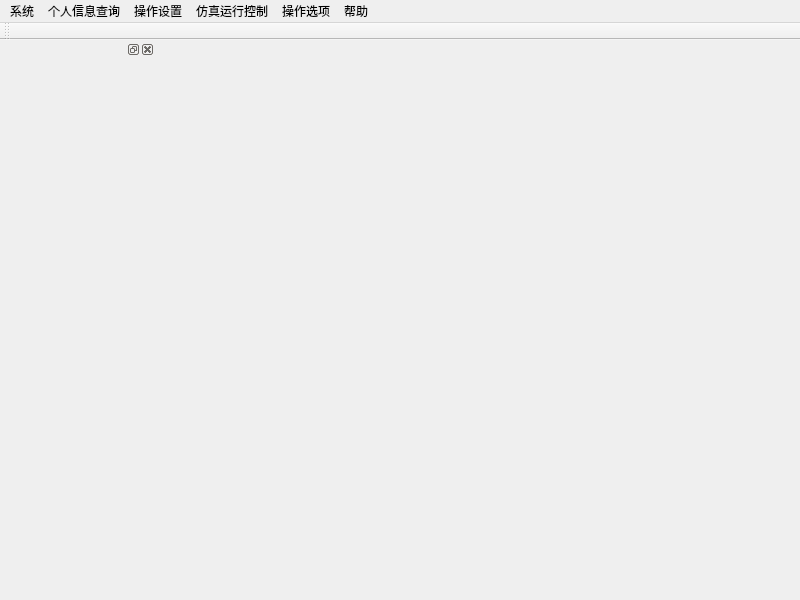
<?xml version="1.0" encoding="UTF-8"?>
<ui version="4.0">
 <class>SimuTrainee</class>
 <widget class="QMainWindow" name="SimuTrainee">
  <property name="geometry">
   <rect>
    <x>0</x>
    <y>0</y>
    <width>800</width>
    <height>600</height>
   </rect>
  </property>
  <property name="minimumSize">
   <size>
    <width>800</width>
    <height>600</height>
   </size>
  </property>
  <property name="windowTitle">
   <string>学员站</string>
  </property>
  <property name="windowIcon">
   <iconset resource="../SimuTrainee.qrc">
    <normaloff>:/pic/images/ICO/ots2.ico</normaloff>:/pic/images/ICO/ots2.ico</iconset>
  </property>
  <property name="toolButtonStyle">
   <enum>Qt::ToolButtonTextUnderIcon</enum>
  </property>
  <property name="documentMode">
   <bool>false</bool>
  </property>
  <property name="tabShape">
   <enum>QTabWidget::Triangular</enum>
  </property>
  <property name="dockNestingEnabled">
   <bool>false</bool>
  </property>
  <property name="dockOptions">
   <set>QMainWindow::AllowTabbedDocks|QMainWindow::AnimatedDocks|QMainWindow::VerticalTabs</set>
  </property>
  <widget class="QWidget" name="centralwidget"/>
  <widget class="QMenuBar" name="menubar">
   <property name="geometry">
    <rect>
     <x>0</x>
     <y>0</y>
     <width>800</width>
     <height>24</height>
    </rect>
   </property>
   <widget class="QMenu" name="menu">
    <property name="title">
     <string>系统</string>
    </property>
    <widget class="QMenu" name="menu_8">
     <property name="title">
      <string>界面风格</string>
     </property>
     <addaction name="action_simpstyle"/>
     <addaction name="action_elegantstyle"/>
     <addaction name="action_defaultstyle"/>
    </widget>
    <addaction name="menu_8"/>
    <addaction name="action_ontop"/>
    <addaction name="action_CTRL_H"/>
    <addaction name="action_CTRL_L"/>
    <addaction name="action_logout"/>
   </widget>
   <widget class="QMenu" name="menu_2">
    <property name="title">
     <string>个人信息查询</string>
    </property>
    <addaction name="action_oprrecord"/>
    <addaction name="action_studyrecord"/>
    <addaction name="action_hisscoe"/>
   </widget>
   <widget class="QMenu" name="menu_3">
    <property name="title">
     <string>操作设置</string>
    </property>
    <addaction name="action_settask"/>
    <addaction name="action_loadscene"/>
    <addaction name="action_setfault"/>
   </widget>
   <widget class="QMenu" name="menu_4">
    <property name="title">
     <string>仿真运行控制</string>
    </property>
    <widget class="QMenu" name="menu_5">
     <property name="title">
      <string>仿真速度调节</string>
     </property>
     <addaction name="action0_125X"/>
     <addaction name="action0_25X"/>
     <addaction name="action0_5X"/>
     <addaction name="action1X"/>
     <addaction name="action2X"/>
     <addaction name="action4X"/>
     <addaction name="action8X"/>
    </widget>
    <addaction name="action_simustart"/>
    <addaction name="action_simustop"/>
    <addaction name="menu_5"/>
   </widget>
   <widget class="QMenu" name="menu_6">
    <property name="title">
     <string>操作选项</string>
    </property>
    <addaction name="action_taketool"/>
    <addaction name="action_report"/>
    <addaction name="action_otheropr"/>
   </widget>
   <widget class="QMenu" name="menu_7">
    <property name="title">
     <string>帮助</string>
    </property>
    <widget class="QMenu" name="menu_language">
     <property name="title">
      <string>语言设置</string>
     </property>
     <addaction name="action_Chinese"/>
     <addaction name="action_English"/>
    </widget>
    <addaction name="action_OTS2000"/>
    <addaction name="action_help"/>
    <addaction name="menu_language"/>
   </widget>
   <addaction name="menu"/>
   <addaction name="menu_2"/>
   <addaction name="menu_3"/>
   <addaction name="menu_4"/>
   <addaction name="menu_6"/>
   <addaction name="menu_7"/>
  </widget>
  <widget class="QToolBar" name="toolBar">
   <property name="minimumSize">
    <size>
     <width>0</width>
     <height>0</height>
    </size>
   </property>
   <property name="contextMenuPolicy">
    <enum>Qt::ActionsContextMenu</enum>
   </property>
   <property name="windowTitle">
    <string>toolBar</string>
   </property>
   <attribute name="toolBarArea">
    <enum>TopToolBarArea</enum>
   </attribute>
   <attribute name="toolBarBreak">
    <bool>false</bool>
   </attribute>
  </widget>
  <widget class="QDockWidget" name="dockWidget">
   <property name="minimumSize">
    <size>
     <width>155</width>
     <height>500</height>
    </size>
   </property>
   <property name="maximumSize">
    <size>
     <width>155</width>
     <height>524287</height>
    </size>
   </property>
   <attribute name="dockWidgetArea">
    <number>1</number>
   </attribute>
   <widget class="QWidget" name="dockWidgetContents"/>
  </widget>
  <action name="action_logout">
   <property name="icon">
    <iconset resource="../SimuTrainee.qrc">
     <normaloff>:/pic/images/background/退出登录.png</normaloff>:/pic/images/background/退出登录.png</iconset>
   </property>
   <property name="text">
    <string>退出登录        (Esc)</string>
   </property>
   <property name="shortcut">
    <string>Esc</string>
   </property>
   <property name="menuRole">
    <enum>QAction::TextHeuristicRole</enum>
   </property>
  </action>
  <action name="action_oprrecord">
   <property name="icon">
    <iconset resource="../SimuTrainee.qrc">
     <normaloff>:/pic/images/background/操作记录.png</normaloff>:/pic/images/background/操作记录.png</iconset>
   </property>
   <property name="text">
    <string>操作记录</string>
   </property>
  </action>
  <action name="action_studyrecord">
   <property name="text">
    <string>学习记录</string>
   </property>
  </action>
  <action name="action_hisscoe">
   <property name="icon">
    <iconset resource="../SimuTrainee.qrc">
     <normaloff>:/pic/images/background/历史成绩.png</normaloff>:/pic/images/background/历史成绩.png</iconset>
   </property>
   <property name="text">
    <string>历史成绩</string>
   </property>
  </action>
  <action name="action_settask">
   <property name="text">
    <string>操作任务设置</string>
   </property>
  </action>
  <action name="action_loadscene">
   <property name="icon">
    <iconset resource="../SimuTrainee.qrc">
     <normaloff>:/pic/images/background/场景加载.png</normaloff>:/pic/images/background/场景加载.png</iconset>
   </property>
   <property name="text">
    <string>工况加载</string>
   </property>
  </action>
  <action name="action_setfault">
   <property name="icon">
    <iconset resource="../SimuTrainee.qrc">
     <normaloff>:/pic/images/background/故障设置.png</normaloff>:/pic/images/background/故障设置.png</iconset>
   </property>
   <property name="text">
    <string>故障加载</string>
   </property>
  </action>
  <action name="action_simustart">
   <property name="icon">
    <iconset resource="../SimuTrainee.qrc">
     <normaloff>:/pic/images/播放.PNG</normaloff>:/pic/images/播放.PNG</iconset>
   </property>
   <property name="text">
    <string>运行模型(CTRL+R)</string>
   </property>
   <property name="shortcut">
    <string>Ctrl+R</string>
   </property>
  </action>
  <action name="action_simustop">
   <property name="icon">
    <iconset resource="../SimuTrainee.qrc">
     <normaloff>:/pic/images/停止.PNG</normaloff>:/pic/images/停止.PNG</iconset>
   </property>
   <property name="text">
    <string>停止仿真(CTRL+S)</string>
   </property>
   <property name="shortcut">
    <string>Ctrl+S</string>
   </property>
  </action>
  <action name="action0_125X">
   <property name="text">
    <string>0.125X</string>
   </property>
  </action>
  <action name="action0_25X">
   <property name="text">
    <string>0.25X</string>
   </property>
  </action>
  <action name="action0_5X">
   <property name="text">
    <string>0.5X</string>
   </property>
  </action>
  <action name="action1X">
   <property name="text">
    <string>1X</string>
   </property>
  </action>
  <action name="action2X">
   <property name="text">
    <string>2X</string>
   </property>
  </action>
  <action name="action4X">
   <property name="text">
    <string>4X</string>
   </property>
  </action>
  <action name="action_taketool">
   <property name="text">
    <string>带工具</string>
   </property>
  </action>
  <action name="action_report">
   <property name="text">
    <string>汇报</string>
   </property>
  </action>
  <action name="action_otheropr">
   <property name="text">
    <string>其他操作</string>
   </property>
  </action>
  <action name="action8X">
   <property name="text">
    <string>8X</string>
   </property>
  </action>
  <action name="action_OTS2000">
   <property name="text">
    <string>关于OTS2000</string>
   </property>
  </action>
  <action name="action_help">
   <property name="text">
    <string>帮助文档(F1)</string>
   </property>
   <property name="shortcut">
    <string>F1</string>
   </property>
  </action>
  <action name="action_simpstyle">
   <property name="text">
    <string>简洁</string>
   </property>
  </action>
  <action name="action_elegantstyle">
   <property name="text">
    <string>典雅</string>
   </property>
  </action>
  <action name="action_ontop">
   <property name="checkable">
    <bool>true</bool>
   </property>
   <property name="text">
    <string>画面置顶</string>
   </property>
  </action>
  <action name="action_defaultstyle">
   <property name="text">
    <string>系统默认</string>
   </property>
  </action>
  <action name="action_CTRL_H">
   <property name="text">
    <string>收起/展开工具条 (CTRL+H)</string>
   </property>
   <property name="shortcut">
    <string>Ctrl+H</string>
   </property>
  </action>
  <action name="action_CTRL_L">
   <property name="text">
    <string>收起侧工具栏  (CTRL+L)</string>
   </property>
   <property name="shortcut">
    <string>Ctrl+L</string>
   </property>
  </action>
  <action name="action_Chinese">
   <property name="text">
    <string>中文</string>
   </property>
  </action>
  <action name="action_English">
   <property name="text">
    <string>english</string>
   </property>
  </action>
 </widget>
 <resources>
  <include location="../SimuTrainee.qrc"/>
 </resources>
 <connections/>
</ui>
